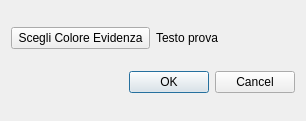
<?xml version="1.0" encoding="UTF-8"?>
<ui version="4.0">
 <class>DialogConf</class>
 <widget class="QDialog" name="DialogConf">
  <property name="geometry">
   <rect>
    <x>0</x>
    <y>0</y>
    <width>306</width>
    <height>121</height>
   </rect>
  </property>
  <property name="windowTitle">
   <string>Dialog</string>
  </property>
  <layout class="QGridLayout" name="gridLayout">
   <item row="0" column="0">
    <widget class="QPushButton" name="pushButtonColor">
     <property name="text">
      <string>Scegli Colore Evidenza</string>
     </property>
    </widget>
   </item>
   <item row="0" column="1">
    <widget class="QLabel" name="labelColor">
     <property name="text">
      <string>Testo prova</string>
     </property>
    </widget>
   </item>
   <item row="1" column="0" colspan="2">
    <widget class="QDialogButtonBox" name="buttonBox">
     <property name="orientation">
      <enum>Qt::Horizontal</enum>
     </property>
     <property name="standardButtons">
      <set>QDialogButtonBox::Cancel|QDialogButtonBox::Ok</set>
     </property>
    </widget>
   </item>
  </layout>
 </widget>
 <resources/>
 <connections>
  <connection>
   <sender>buttonBox</sender>
   <signal>accepted()</signal>
   <receiver>DialogConf</receiver>
   <slot>accept()</slot>
   <hints>
    <hint type="sourcelabel">
     <x>222</x>
     <y>86</y>
    </hint>
    <hint type="destinationlabel">
     <x>157</x>
     <y>120</y>
    </hint>
   </hints>
  </connection>
  <connection>
   <sender>buttonBox</sender>
   <signal>rejected()</signal>
   <receiver>DialogConf</receiver>
   <slot>reject()</slot>
   <hints>
    <hint type="sourcelabel">
     <x>290</x>
     <y>92</y>
    </hint>
    <hint type="destinationlabel">
     <x>286</x>
     <y>120</y>
    </hint>
   </hints>
  </connection>
  <connection>
   <sender>pushButtonColor</sender>
   <signal>clicked()</signal>
   <receiver>DialogConf</receiver>
   <slot>setColor()</slot>
   <hints>
    <hint type="sourcelabel">
     <x>76</x>
     <y>25</y>
    </hint>
    <hint type="destinationlabel">
     <x>82</x>
     <y>13</y>
    </hint>
   </hints>
  </connection>
 </connections>
 <slots>
  <slot>setColor()</slot>
 </slots>
</ui>
